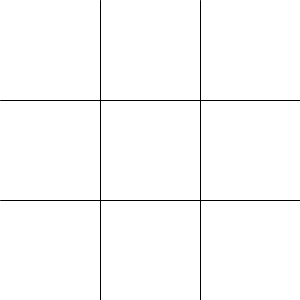
Frame 1 (no input)
Frame 60 (the mouse pressed at the canvas centre just before this capture): identical to frame 1, image omitted
Frame 120 (the mouse held since frame 60 and released just before this capture): identical to frame 1, image omitted

The Processing sketch that drew this single still picture (run headless with seeded random() and noise(); from frame 60 on, the mouse is pressed at the canvas centre):

// Processing sketch: exercise_13_11
// ── exercise_13_11.pde
Cell [][] board;
void setup() {
  size(300, 300);
  board = new Cell [3][3];
  for (int i = 0; i < board.length; i++) {
    for (int b = 0; b < board[0].length; b++) {
      board[i][b] = new Cell(i*(width/3), b*(height/3), width/3, height/3);
    }
  }
}

void draw() {
  background(255);
  for (int i = 0; i < board.length; i++) {
    for (int b = 0; b < board[0].length; b++) {
      board[i][b].display();
    }
  }
}

void mousePressed() {
  for (int i = 0; i < board.length; i++) {
    for (int b = 0; b < board[0].length; b++) {
      board[i][b].checkClick();
    }
  }
}

// ── cell.pde
public class Cell {
  private float posX;
  private float posY;
  private float sizeX;
  private float sizeY;
  public String state;

  Cell(float posX_, float posY_, float sizeX_, float sizeY_) {
    posX = posX_;
    posY = posY_;
    sizeX = sizeX_;
    sizeY = sizeY_;
    state = "Nothing";
  }

  public void checkClick() {
    if(mouseX > posX && mouseX < posX+sizeX && mouseY > posY && mouseY < posY+sizeY) {
      state = "Circle";
    }
  }

  public void display() {
    if (posX != 0) { 
      line(posX, posY, posX, posY+sizeY);
    }
    
    if (posY != 0) { 
      line(posX, posY, posX+sizeX, posY);
    }
  }
}
